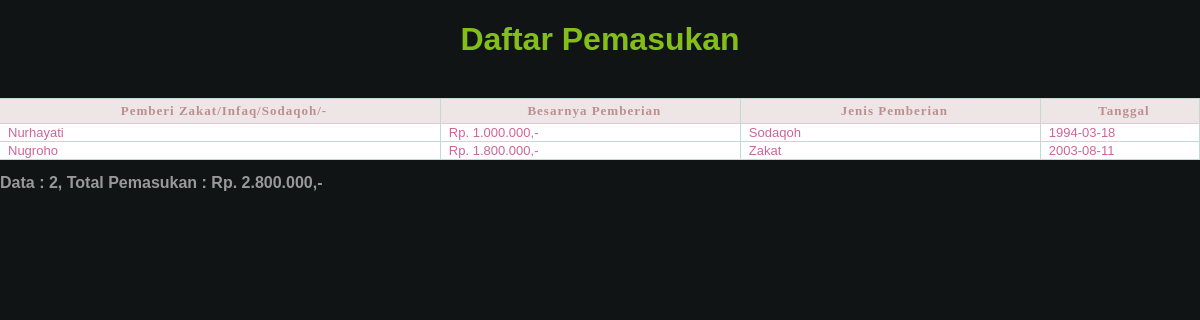
Screenshot of /pages/pemasukan/LaporanPemasukan.php with the database file from the repository.
### tables this page shows
CREATE TABLE `pemasukan` (
  `id` int(11) NOT NULL auto_increment,
  `pemberi` varchar(40) NOT NULL,
  `besarnya` double NOT NULL,
  `jenis` varchar(20) NOT NULL,
  `tanggal` date NOT NULL,
  PRIMARY KEY  (`id`)
);

### conf/conf.php (called while the page is built, shortened)
<?php
    $db_name        ="masjid";
     function bukaquery($sql)
	 {
       $result=mysql_query($sql)
        or die(mysql_error()."<br/><font color=red><b>Gagal</b> menjalankan perintah query !");
        return $result;
     }
    function formatDuit($duit)
	{
		return "Rp. ".number_format($duit,0,",",".").",-";
	}
?>

### pages/pemasukan/LaporanPemasukan.php (the view)
<?php
 include '../../conf/conf.php';
?>
<html>
    <head>
        <link href="../../css/default.css" rel="stylesheet" type="text/css" />
    </head>
    <body>
    <?php
        $keyword=$_GET['keyword'];
        $_sql = "select id, pemberi, besarnya, jenis, tanggal from pemasukan
                 where
                 pemberi like '%".$keyword."%' or
                 besarnya like '%".$keyword."%' or
                 tanggal like '%".$keyword."%' or
                 jenis like '%".$keyword."%'
                 order by tanggal ASC  ";
        $hasil=bukaquery($_sql);
        $jumlah=mysql_num_rows($hasil);
		$pemasukan=0;
        if(mysql_num_rows($hasil)!=0) {
            echo "<table width='100%'  border='0' align='center' cellpadding='0' cellspacing='0' class='tbl_form'>
				<caption><h1 class=title>Daftar Pemasukan</h1><br></caption>
                    <tr class='head'>
                                 <td width='300px'><div align='center'><font size='2' face='Verdana'><strong>Pemberi Zakat/Infaq/Sodaqoh/-</strong></font></div></td>
                                 <td width='200px'><div align='center'><font size='2' face='Verdana'><strong>Besarnya Pemberian</strong></font></div></td>
                                 <td width='200px'><div align='center'><font size='2' face='Verdana'><strong>Jenis Pemberian</strong></font></div></td>
                                 <td width='100px'><div align='center'><font size='2' face='Verdana'><strong>Tanggal</strong></font></div></td>
                    </tr>";
                    while($baris = mysql_fetch_array($hasil)) {
					$pemasukan=$pemasukan+$baris[2];
                        echo "<tr class='isi'>
                                 <td>$baris[1]</td>
                                 <td>".formatDuit($baris[2])."</td>
                                 <td>$baris[3]</td>
                                 <td>$baris[4]</td>
                               </tr>";
                    }
            echo "</table><br><font color='999999' size='3'> <b>Data : $jumlah, Total Pemasukan : ".formatDuit($pemasukan)."</b></font>";
        }
    ?>
    </body>
</html>

### css/default.css (style rules this page uses)
body { font-family:Arial, Helvetica, sans-serif; font-size:12px; background: #101415; margin: 0; padding: 0; color: #000000; }
h1 { color:#84be19; }
.head td { font: bold 13px "Tahoma", Arial, Helvetica, sans-serif; color: #BC8F8F; border-right: 1px solid #C1DAD7; border-bottom: 1px solid #C1DAD7; border-top: 1px solid #C1DAD7; letter-spacing: 1px; padding: 4px 2px 4px 10px; background: #eee6e6 ; }
.isi td { border-right: 1px solid #C1DAD7; border-bottom: 1px solid #C1DAD7; background: #ffffff; padding-top:1px; padding-bottom:1px; padding-left:8px; padding-right:8px; color:#CC6699; font: 13px tahoma, Arial, Helvetica, sans-serif; }

### rows the page displays
pemasukan: pemberi "Nurhayati", besarnya "Rp. 1.000.000,-", jenis "Sodaqoh", tanggal "1994-03-18"
pemasukan: pemberi "Nugroho", besarnya "Rp. 1.800.000,-", jenis "Zakat", tanggal "2003-08-11"

### other values shown
$jumlah "2"
formatDuit($pemasukan) "Rp. 2.800.000,-"
